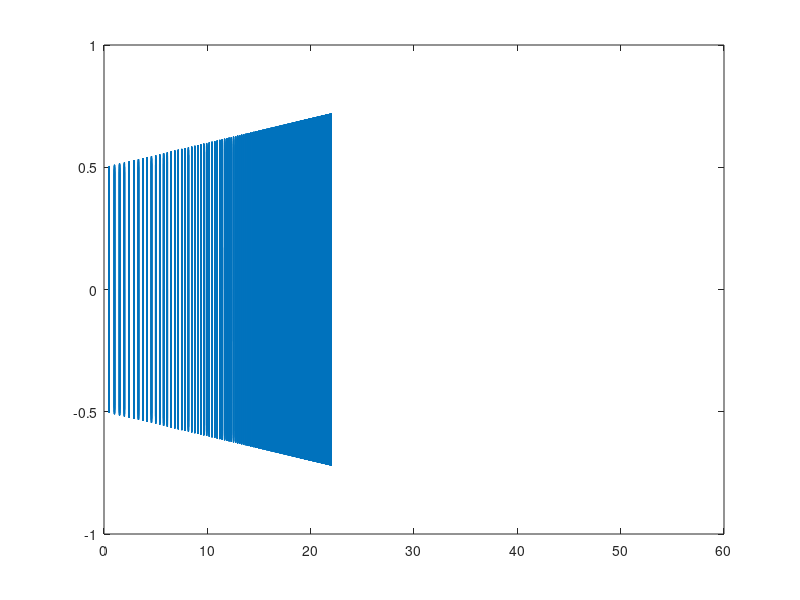

The MATLAB source for this figure:
clear all;
fs = 8192;
T = 1/fs;
f = 523.25*2;
t = (0:T:60-T);
A_t = 0.01*t + 0.5;
y_t = A_t.*sin(2*pi*f*t);

sig_length = length(t);
beep_sequence = zeros(1,sig_length);
beep_period = fs/2; 
beep_length = ceil(fs*0.03);

beep_period_base = beep_period;
period_dec_rate = ceil(beep_period_base*exp(-t/20));

beeps = []; 
%beeps(end+1:end+10/T) = 0:beep_period_base:10/T;
for i=1:beep_period_base:sig_length
	beeps(end+1:end+beep_period_base) = beep_period;
	if period_dec_rate(i)>200
		beep_period = beep_period + period_dec_rate(i);
	end
end

for i = beeps
	beep_sequence(i:i+beep_length) = 1; 
end
beep_sequence(19/T:22/T) = 1;

y_t = A_t.*sin(2*pi*f*t).*beep_sequence;

y_beep = y_t(1:22/T);

%sound(y_beep)
plot(t, y_t);
